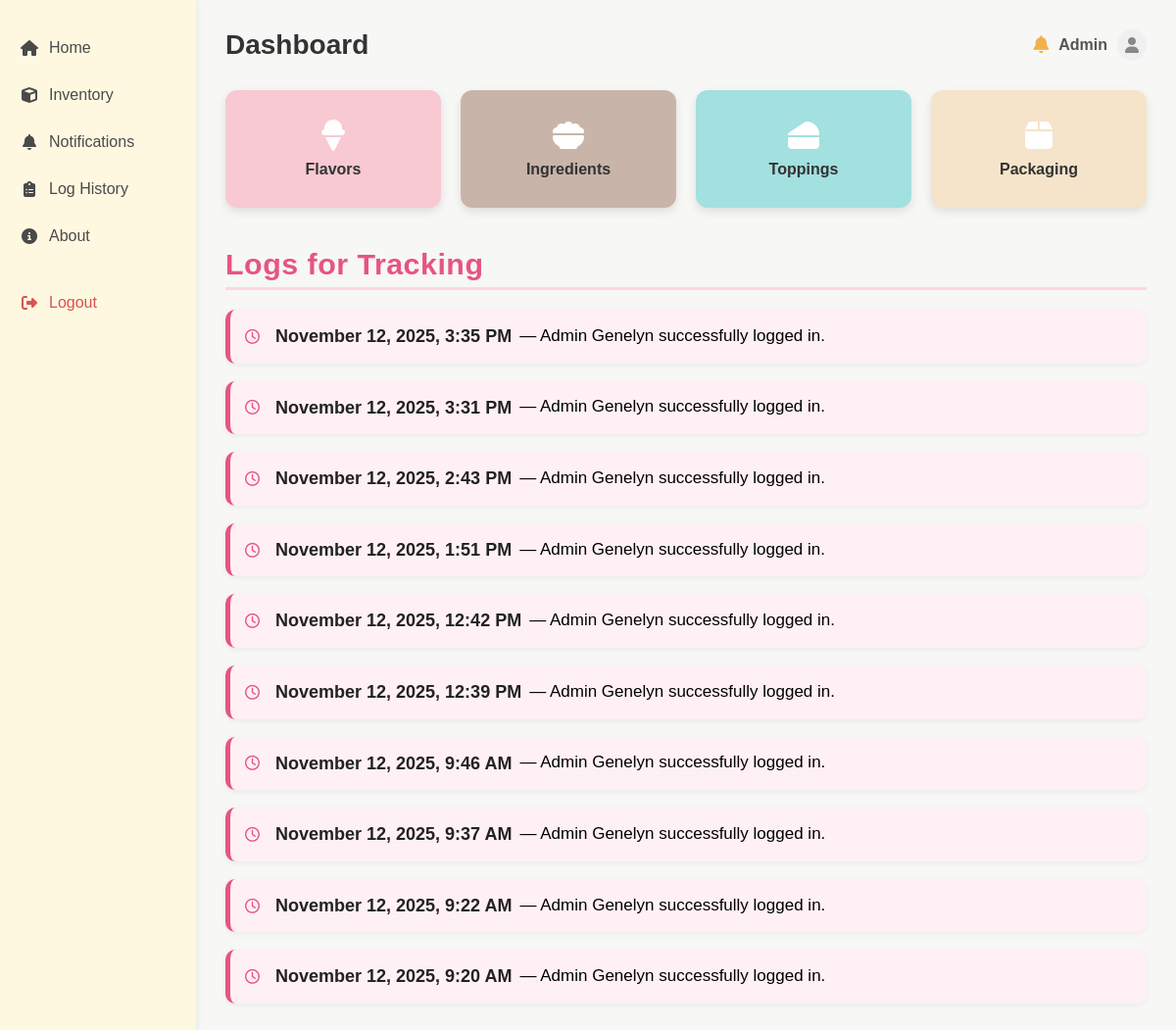
The app's page /home/ (signed in) with its own data.
### sidebar/models.py (models this page shows, shortened)
class LogHistory(models.Model):
    ACTION_CHOICES = [
        ('LOGIN', 'Login'),
        ('ADD', 'Add'),
        ('UPDATE', 'Update'),
        ('DELETE', 'Delete'),
    ]
    staff = models.ForeignKey(User, on_delete=models.SET_NULL, null=True)
    action_taken = models.CharField(max_length=20, choices=ACTION_CHOICES)
    product_name = models.CharField(max_length=100, blank=True, null=True)
    stock_status = models.CharField(max_length=50, blank=True, null=True)
    date_and_time = models.DateTimeField(default=timezone.now)

### sidebar/views.py (the view)
# urls.py: path('', views.home, name='home'),
@login_required
def home(request):
    recent_logs = LogHistory.objects.all().order_by('-date_and_time')[:10]
    return render(request, 'sidebar/home.html', {
        'recent_logs': recent_logs
    })

### sidebar/templates/sidebar/home.html (shortened to what this page needs)
{% load static %}
<!DOCTYPE html>
<html lang="en">
<head>
    <link rel="stylesheet" href="{% static 'css/home.css' %}">
    <link rel="stylesheet" href="https://cdnjs.cloudflare.com/ajax/libs/font-awesome/6.5.0/css/all.min.css">
</head>
<body>
    <div class="container">
        <aside class="sidebar">
            <ul>
                <li><a href="{% url 'home' %}"><i class="fa-solid fa-house"></i> Home</a></li>
                <li><a href="{% url 'inventory' %}"><i class="fa-solid fa-cube"></i> Inventory</a></li>
                <li><a href="{% url 'notifications' %}"><i class="fa-solid fa-bell"></i> Notifications</a></li>
                <li><a href="{% url 'log_history' %}"><i class="fa-solid fa-clipboard-list"></i> Log History</a></li>
                <li><a href="{% url 'about' %}"><i class="fa-solid fa-circle-info"></i> About</a></li>
                <li class="logout"><a href="{% url 'logout' %}"><i class="fa-solid fa-right-from-bracket"></i> Logout</a></li>
            </ul>
        </aside>
        <main class="main-content">
            <header class="topbar">
                <h1>Dashboard</h1>
                <div class="user-info">
                   <a href="{% url 'notifications' %}" class="notification-icon" title="View Notifications">
    <i class="fa-solid fa-bell"></i>
</a>
                    <span>{{ request.user.username|default:"Admin"|title }}</span>
                    <i class="fa-solid fa-user"></i>
                </div>
            </header>
            <section class="cards">
                <a href="{% url 'flavors' %}" class="card flavor">
                    <i class="fa-solid fa-ice-cream"></i>
                    <p>Flavors</p>
                </a>
                <a href="{% url 'ingredients' %}" class="card ingredients">
                    <i class="fa-solid fa-bowl-food"></i>
                    <p>Ingredients</p>
                </a>
                <a href="{% url 'toppings' %}" class="card toppings">
                    <i class="fa-solid fa-cheese"></i>
                    <p>Toppings</p>
                </a>
                <a href="{% url 'packaging' %}" class="card packaging">
                    <i class="fa-solid fa-box"></i>
                    <p>Packaging</p>
                </a>
            </section>
            <section class="log-section">
                <h2>Logs for Tracking</h2>
                <div class="log-list">
                    {% for log in recent_logs %}
                        <div class="log-entry">
                            <i class="fa-regular fa-clock"></i>
                            <strong>{{ log.date_and_time|date:"F j, Y, g:i A" }}</strong> —
                            {% if log.action_taken == "LOGIN" %}
                                Admin {{ log.staff.username|default:"System"|title }} successfully logged in.
                            {% elif log.action_taken == "ADD" %}
                                {{ log.staff.username|title }} added {{ log.product_name }} to inventory ({{ log.stock_status|default:"N/A" }}).
                            {% elif log.action_taken == "UPDATE" %}
                                {{ log.staff.username|title }} updated {{ log.product_name }} ({{ log.stock_status|default:"N/A" }}).
                            {% elif log.action_taken == "DELETE" %}
                                {{ log.staff.username|title }} deleted {{ log.product_name }} from inventory.
                            {% else %}
                                {{ log.staff.username|title }} performed an action: {{ log.get_action_taken_display }}.
                            {% endif %}
                        </div>
                    {% empty %}
                        <p class="no-data">No recent activity logs found.</p>
                    {% endfor %}
                </div>
            </section>
        </main>
    </div>
</body>
</html>

### sidebar/static/css/home.css (style rules this page uses)
* { box-sizing: border-box; font-family: 'Poppins', sans-serif; margin: 0; padding: 0; }
body { background-color: #f7f7f5; min-height: 100vh; }
.container { display: flex; }
.sidebar { width: 200px; background-color: #fff8e1; padding: 20px 0; min-height: 100vh; box-shadow: 2px 0 5px rgba(0, 0, 0, 0.05); }
.sidebar ul { list-style: none; }
.sidebar ul li { margin: 10px 0; }
.sidebar ul li a { display: flex; align-items: center; padding: 10px 20px; text-decoration: none; color: #4a4a4a; font-weight: 500; transition: background-color 0.2s, color 0.2s; }
.sidebar ul li a i { margin-right: 10px; width: 20px; text-align: center; }
.sidebar .logout a { color: #d9534f; margin-top: 30px; }
.main-content { flex-grow: 1; padding: 30px; }
.topbar { display: flex; justify-content: space-between; align-items: center; margin-bottom: 30px; }
.topbar h1 { font-size: 28px; font-weight: 700; color: #333; }
.user-info { display: flex; align-items: center; gap: 10px; font-weight: 600; color: #555; }
.notification-icon { color: #f3b04d; font-size: 18px; text-decoration: none; }
.user-info i.fa-user { background-color: #f0f0f0; padding: 8px; border-radius: 50%; color: #888; }
.cards { display: grid; grid-template-columns: repeat(4, 1fr); gap: 20px; margin-bottom: 40px; }
.card { display: flex; flex-direction: column; justify-content: center; align-items: center; padding: 20px; border-radius: 12px; text-decoration: none; color: white; box-shadow: 0 4px 10px rgba(0, 0, 0, 0.1); transition: transform 0.2s; min-height: 120px; }
.card i { font-size: 32px; margin-bottom: 10px; }
.card p { font-size: 16px; font-weight: 600; color: #333; }
.card.flavor { background-color: #f8c9d2; }
.card.ingredients { background-color: #c9b4a9; }
.card.toppings { background-color: #a3e0e0; }
.card.packaging { background-color: #f5e4c9; }
.log-section { margin-top: 40px; }
.log-section h2 { color: #e75480; margin-bottom: 20px; font-size: 1.9rem; border-bottom: 3px solid #ffd6e0; padding-bottom: 6px; font-weight: 700; letter-spacing: 0.5px }
.log-list { display: flex; flex-direction: column; gap: 18px; }
.log-entry { background: #fff0f5; border-left: 5px solid #e75480; padding: 12px 15px; border-radius: 10px; box-shadow: 0 2px 6px rgba(0, 0, 0, 0.05); transition: 0.3s ease; display: flex; align-items: center; flex-wrap: wrap; gap: 8px; line-height: 1.7; font-size: 17px; }
.log-entry strong { font-size: 18px; color: #222; font-weight: 600; }
.log-entry i { color: #e75480; margin-right: 8px; font-size: 15px; }

### records on screen
LogHistory: date_and_time "November 12, 2025, 3:35 PM", staff.username "Genelyn"
LogHistory: date_and_time "November 12, 2025, 3:31 PM", staff.username "Genelyn"
LogHistory: date_and_time "November 12, 2025, 2:43 PM", staff.username "Genelyn"
LogHistory: date_and_time "November 12, 2025, 1:51 PM", staff.username "Genelyn"
LogHistory: date_and_time "November 12, 2025, 12:42 PM", staff.username "Genelyn"
LogHistory: date_and_time "November 12, 2025, 12:39 PM", staff.username "Genelyn"
LogHistory: date_and_time "November 12, 2025, 9:46 AM", staff.username "Genelyn"
LogHistory: date_and_time "November 12, 2025, 9:37 AM", staff.username "Genelyn"
LogHistory: date_and_time "November 12, 2025, 9:22 AM", staff.username "Genelyn"
LogHistory: date_and_time "November 12, 2025, 9:20 AM", staff.username "Genelyn"

### other values on screen
{{ request.user.username|default:"Admin"|title }} "Admin"
